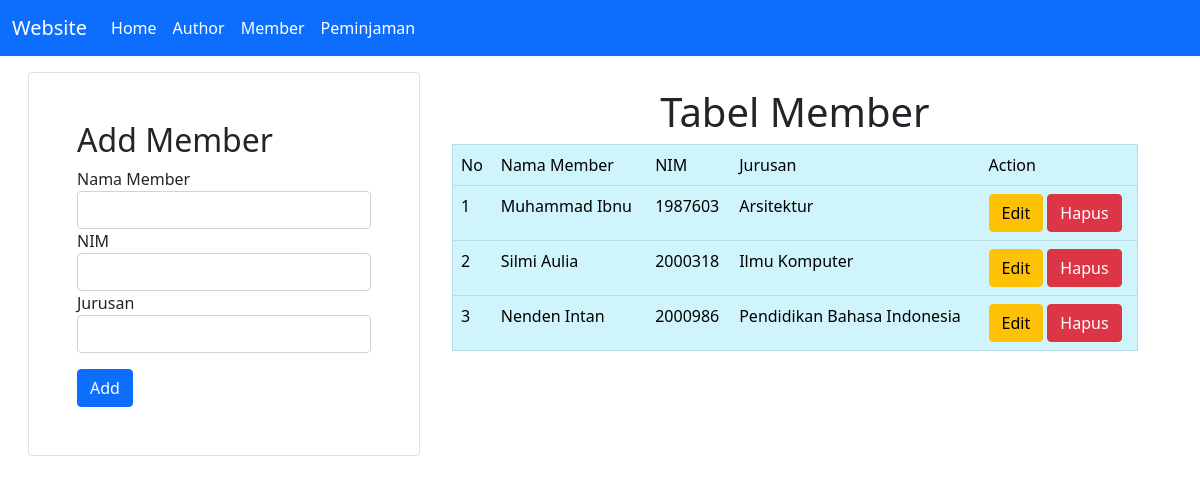
The page /member.php on the database its author committed.
### tables this page shows
CREATE TABLE `member` (
  `nim` varchar(50) NOT NULL,
  `nama` varchar(100) NOT NULL,
  `jurusan` varchar(100) NOT NULL
);

### conf.php (called while the page is built)
<?php
$db_host = "localhost";
$db_user = "root";
$db_pass = "";
$db_name = "db_dpbo_latihan11";
?>

### includes/DB.class.php (called while the page is built, shortened)
<?php
class DB
{
    var $db_host = "";
    var $db_user = "";
    var $db_pass = "";
    var $db_name = "";
    var $db_link = "";
    var $result = 0;
    function DB($db_host = '', $db_user = '', $db_pass = '', $db_name = '')
    {
        $this->db_host = $db_host;
        $this->db_user = $db_user;
        $this->db_pass = $db_pass;
        $this->db_name = $db_name;
    }
    function open()
    {
        $this->db_link = mysqli_connect($this->db_host, $this->db_user, $this->db_pass, $this->db_name);
    }
    function execute($query = "")
    {
        $this->result = mysqli_query($this->db_link, $query);
        return $this->result;
    }
    function getResult()
    {
        return mysqli_fetch_array($this->result);
    }
}
?>

### includes/Member.class.php (called while the page is built, shortened)
<?php
class Member extends DB
{
    function getMember()
    {
        $query = "SELECT * FROM member";
        return $this->execute($query);
    }
}

### member.php (the view, shortened to what this page needs)
<?php
include("conf.php");
include("includes/DB.class.php");
include("includes/Member.class.php");
$member = new Member($db_host, $db_user, $db_pass, $db_name);
$member->open();
$data_input = null;
$data = null;
$no = 1;
if (empty($_GET['id_edit'])) {
    $data_input .= "<h2 class='card-title'>Add Member</h2>
                    <form action='member.php' method='POST'>
                    <div class='form-row'>
                        <div class='form-group col'>
                        <label for='tnama_member'>Nama Member</label>
                        <input type='text' class='form-control' name='tnama_member' required />
                        </div>
                    </div>
                    <div class='form-row'>
                        <div class='form-group col'>
                        <label for='tnim'>NIM</label>
                        <input type='text' class='form-control' name='tnim' required />
                        </div>
                    </div>
                    <div class='form-row'>
                        <div class='form-group col'>
                        <label for='tjurusan'>Jurusan</label>
                        <input type='text' class='form-control' name='tjurusan' required />
                        </div>
                    </div>
                    <button type='submit' name='add' class='btn btn-primary mt-3'>Add</button>
                    </form>";
}
$member->getMember();
while (list($nim, $nama, $jurusan) = $member->getResult()){
        $data .= "<tr>
            <td>" . $no++ . "</td>
            <td>" . $nama . "</td>
            <td>" . $nim . "</td>
            <td>" . $jurusan . "</td>
            <td>
            <a href='member.php?id_edit=" . $nim . "' class='btn btn-warning' '>Edit</a>
            <a href='member.php?id_hapus=" . $nim . "' class='btn btn-danger' '>Hapus</a>
            </td>
            </tr>";
}

### rows shown on the page
member: nama "Muhammad Ibnu", nim "1987603", jurusan "Arsitektur"
member: nama "Silmi Aulia", nim "2000318", jurusan "Ilmu Komputer"
member: nama "Nenden Intan", nim "2000986", jurusan "Pendidikan Bahasa Indonesia"

### other values the page prints
$this->content "Website Home Author Member Peminjaman Tabel Member No Nama Member NIM Jurusan Action"
